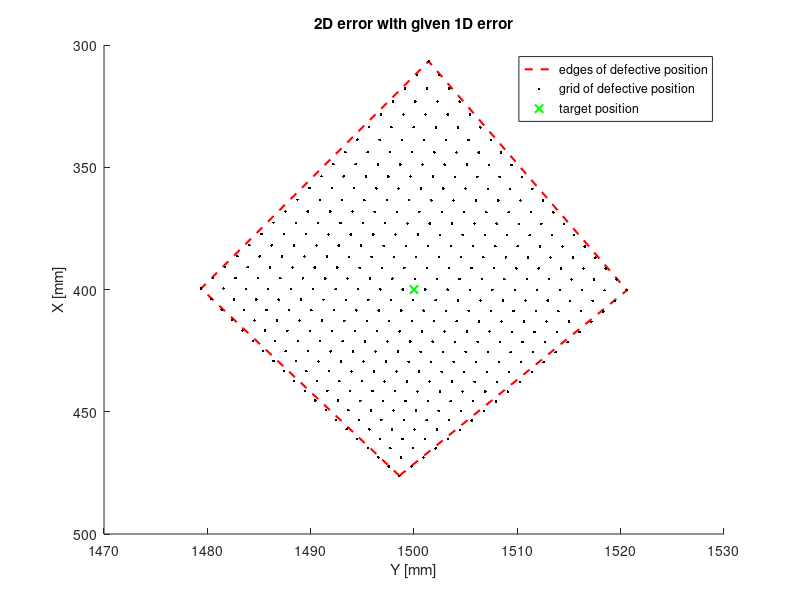

MATLAB code for this plot:
clearvars;

Coordinate = [400 1500];
AnchorPos1 = [0; 0];
AnchorPos2 = [0; 3236];

dpos = 20;          % error in mm (+)
dneg = 20;          % error in mm (-)
% length of ropes
% length of ropes
r1 = sqrt((AnchorPos1(1) - Coordinate(1))^2 + (AnchorPos1(2) - Coordinate(2))^2);
r2 = sqrt((AnchorPos2(1) - Coordinate(1))^2 + (AnchorPos2(2) - Coordinate(2))^2);

Anchor2YOffset = 3236;

gridintensity = 0.5;
r1d = linspace(r1-dneg, r1+dpos, (dneg + dpos + 1) * gridintensity)';
r2d = linspace(r2-dneg, r2+dpos, (dneg + dpos + 1) * gridintensity)';
idx1 = reshape(repmat(1:length(r1d), length(r2d), 1), 1, []); 
idx2 = repmat(1:length(r2d), 1, length(r1d));
combinations_all = [r1d(idx1), r2d(idx2)];

% combining the edges is enough to get the square
combinations = [r1+dpos r2+dpos; r1+dpos r2-dneg; r1-dneg r2-dneg; r1-dneg r2+dpos];

y = (combinations(:,1).^2 - combinations(:,2).^2 + Anchor2YOffset^2)/(2*Anchor2YOffset);
x = sqrt((combinations(:,1).^2 - y.^2));

y_all = (combinations_all(:,1).^2 - combinations_all(:,2).^2 + Anchor2YOffset^2)/(2*Anchor2YOffset);
x_all = sqrt((combinations_all(:,1).^2 - y_all.^2));

y_real = (r1.^2 - r2.^2 + Anchor2YOffset^2)/(2*Anchor2YOffset);
x_real = sqrt(r1.^2 - y_real.^2);


close all;
f = figure;
set(f, 'Units', 'normalized', 'Position', [0.2, 0.2, 0.3, 0.4]);
hold on;
title("2D error with given 1D error");
set(gca,'YDir','reverse');      % reverse direction of y axis
xlabel("Y [mm]");
ylabel("X [mm]");

%plot(y_real, x_real, 'gx');
h = plot([y; y(1)], [x; x(1)], 'r--'); % Add first point to the end, to draw last line of polygon
set(h, 'linewidth', 1.5);
plot(y_all, x_all, 'k.');
h = plot(Coordinate(2), Coordinate(1), 'gx');
set(h, 'linewidth', 1.5);
legend("edges of defective position", "grid of defective position", "target position", 'Location' ,'best');

%% Maximum error per dimension
x_err_max = max(x_all) - x_real;
x_err_min = x_real - min(x_all);
y_err_max = max(y_all) - y_real;
y_err_min = y_real - min(y_all);

%% Maximum euclidean error
euclidean_err = sqrt((x_all - x_real).^2 + (y_all-y_real).^2);
euclidean_err_max = max(euclidean_err);
